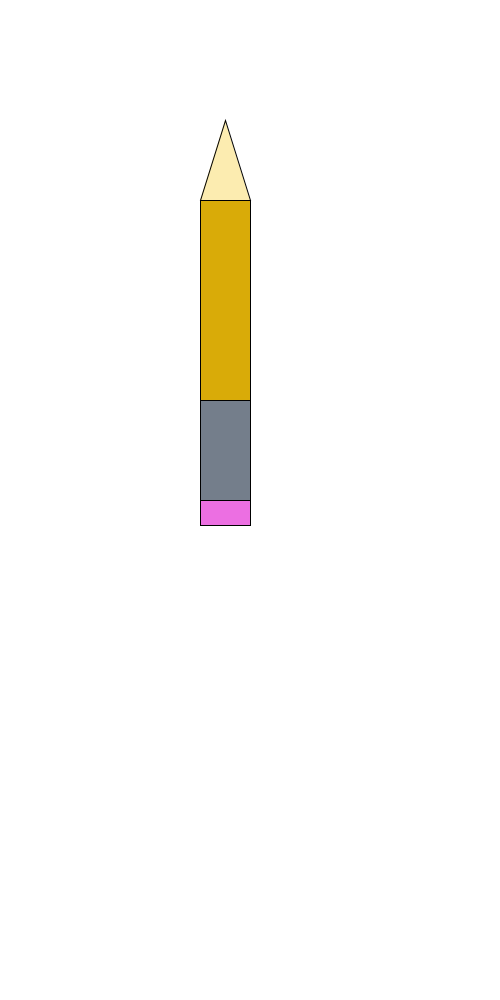
Frame 1 (no input)
Frame 60 (the mouse pressed at the canvas centre just before this capture): identical to frame 1, image omitted
Frame 120 (the mouse held since frame 60 and released just before this capture): identical to frame 1, image omitted

The Processing sketch that drew this single still picture (run headless with seeded random() and noise(); from frame 60 on, the mouse is pressed at the canvas centre):

// Processing sketch: patricia_antlitz_recreates_drews_pencil
// ── patricia_antlitz_recreates_drews_pencil.pde
/* Patricia Antlitz

Discussion for weeks 4 & 5
comment on your wiki pencil algorithm
follow two algorithms form other students

Algorithm chose:
Drew Igoe

I will be following Drew's instructions as written by him, all comments 
below this line are Drew's comments, not mine. My comments will be 
initialized with "PA"

According to Drew's wiki:

Part II



Algorithm for pencil:

1. Plot points (0,0), (0,6), (1,0), (1,6) and connect the lines to form a 
rectangle

- Fill rectangle with color: #d9ab08 (Yellow-Orange)

2. Plot points (0,6), (1,6), (.5,8) to form a triangle

- Fill triangle with color: #fcecb0 (Light Tan)

3. Draw a line segment using points (0,2) (1,2)

- Fill new bottom rectangle with color: #747e8b (Gray)

4. Draw a line segment using points (0,.5) (1,.5)

- Fill new bottom rectangle with color: rgba(236, 111, 226, 1) (Pink)

*/

/* PA - Code Starts Here - Drew did not specify a screen size so I will
be creating a screen 500 wide and 1000 tall */
void setup(){
  size(500, 1000);
}

/* PA - a good thing about this algorithm is that Drew specified the colors
he wanted to use for the design. I will create some variables here to 
store these colors.
those will be yellow = ##d9ab08, which will be represented by its RGB
version 217, 171, 8.
light tan = #fcecb0, RGB 252, 236, 176.
Blue Gray = #747e8b, RGB 116, 126, 139.
pink = rgba(236, 111, 226)
*/
int yellow =  color(217, 171, 8);
int tan = color(252, 236, 176);
int gray = color(116, 126, 139);
int pink = color(236, 111, 226);
// PA - the following color was selected by me as a background color
int white = color(255);

// PA - this function will hold the calls that run the commands 
void draw(){
  // PA- set background with color white
  background(white);
  
/*1. Plot points (0,0), (0,6), (1,0), (1,6) and connect the lines to form 
a rectangle
- Fill rectangle with color: #d9ab08 (Yellow-Orange) 
- PA - here he is using lines to create a rectangle, we are going to 
create the rectangle using the rect function */
  drawRect(yellow, 200, 200, 50, 200);
  
  // 2. Plot points (0,6), (1,6), (.5,8) to form a triangle

// - Fill triangle with color: #fcecb0 (Light Tan)
  drawTriangle(tan, 200, 200, 250, 200, 225, 120);
  
  // 3. Draw a line segment using points (0,2) (1,2)

// - Fill new bottom rectangle with color: #747e8b (Gray)
  drawRect(gray, 200, 400, 50, 100);
  
  
// 4. Draw a line segment using points (0,.5) (1,.5)

// - Fill new bottom rectangle with color: rgba(236, 111, 226, 1) (Pink)
  drawRect(pink, 200, 500, 50, 25);
}

/* PA - Drew's algorithm specified three rectangles of different sizes,
I will create one function to create all three rectangles. This function will
pass 5 arguments as parameters, "c" for color, x for the x position on the 
screen, y for the y position on the screen, wide for the width and
tall for the height */

void drawRect(int c, float x, float y, float wide, float tall){
  fill(c);
  rect(x, y, wide, tall);
}

/* PA - I will create one function to create the triangle. This function will
pass 7 arguments as parameters, "c" for color, x 1, 2, and 3 for the x position
on the screen, y 1, 2, and 3for the y position on the screen, wide for the 
width and tall for the height */
void drawTriangle(int c, float x1, float y1, float x2, float y2, float x3,
float y3){
  fill(c);
  triangle(x1, y1, x2, y2, x3, y3);
}
